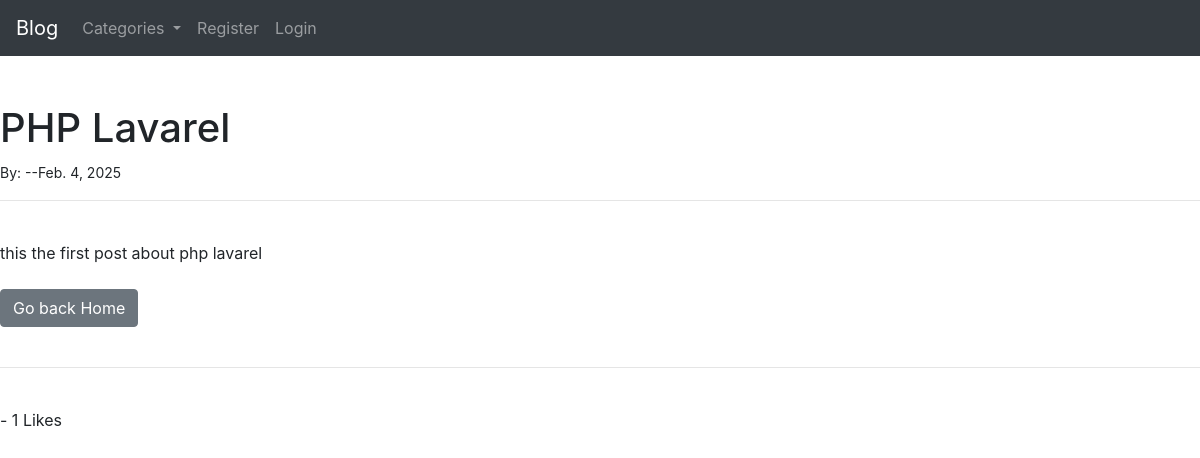
Page /article/3 on the committed database.
### blog/models.py (models this page shows, shortened)
class Post(models.Model):
    title = models.CharField(max_length=255)
    title_tag = models.CharField(max_length=255, default='')
    author = models.ForeignKey(User, on_delete=models.CASCADE)
    body = models.TextField()
    post_date = models.DateField(auto_now_add=True)
    category = models.CharField(max_length=255, default='Uncategorized')
    likes = models.ManyToManyField(User, related_name='blog_posts')
    def total_likes(self):
        return self.likes.count()

### blog/views.py (the view)
# urls.py: path('article/<int:pk>',PostDetails.as_view(), name='postdetails' ),
class PostDetails(DetailView):
    model = Post
    template_name= 'postdetails.html'
    def get_context_data(self,*args ,**kwargs):
          cat_menu = Category.objects.all()
          context = super(PostDetails, self).get_context_data(*args, **kwargs)
          stuff = get_object_or_404(Post, id=self.kwargs['pk'])
          total_likes =stuff.total_likes()
          liked =False
          if stuff.likes.filter(id=self.request.user.id).exists():
              liked =True
          context["cat_menu"] = cat_menu
          context["total_likes"] = total_likes
          context["liked"] = liked
          return context

### blog/models.py (called while the page is built)
    def __str__(self):
        return self.name

### blog/templates/postdetails.html (shortened to what this page needs)
{% extends 'base.html' %}
{% block content %}
<br/> <br/>
<h1> {{post.title}} </h1>
<small > By: {{post.author.first_name}} {{post.author.last_name}}
    --{{post.post_date}}
</small>   </br>
<hr>
<br/>
{{post.body|safe}}
<br/> <br/>
<a href=" {% url 'home'%}"  class="btn btn-secondary"> Go back Home</a>
<br/> <br/>
<hr>
<br/>
<form action="{% url 'like_post' post.pk %}" method="POST">
    {% if user.is_authenticated %}
    {%if liked %}
         <button type="submit", name="post_id", value="{{post.id}}" , class="btn btn-danger btn-sm"> Unlike </button>
    {%else%}
         <button type="submit", name="post_id", value="{{post.id}}" , class="btn btn-primary btn-sm"> Like </button>
    {% endif %}
    {% else %}
    - {{total_likes}} Likes
    {% endif %}
 {% endblock %}

### rows in the picture
Post: title "PHP Lavarel", post_date "Feb. 4, 2025", body "this the first post about php lavarel"

### other values in the picture
{{ total_likes }} "1"
